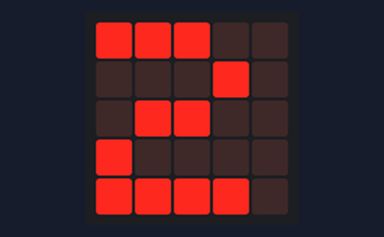
Recording of a program running on a simulated BBC micro:bit (MakeCode). Shown: the board's 5×5 LED display. Random numbers come from a fixed seed; the short countdown, score and lost-life animations are approximate; the run ends where the board's game-over animation would start. At 9.3 s the program stops and its outputs stay as they are.

Above: at 0.1 s.
At 2.0 s:
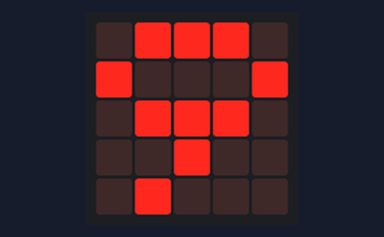
At 3.67 s:
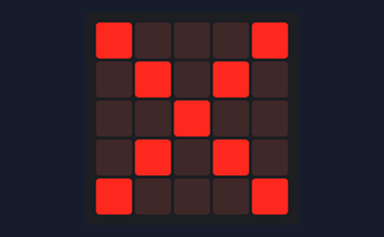
At 5.62 s:
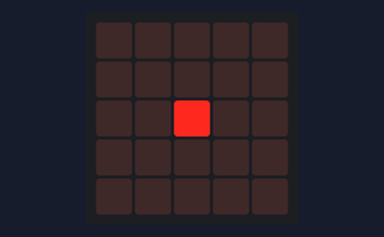
At 7.6 s:
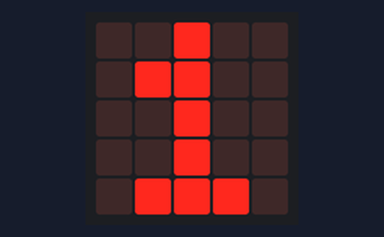

The program:

main.ts
```typescript
let zenbakia = 0
game.setScore(0)
game.setLife(3)
basic.forever(function () {
    zenbakia = randint(0, 10)
    basic.showNumber(zenbakia)
    basic.pause(1000)
    // parea bada
    // puntuak gehitu,
    // si no ez da parea
    // bizitzak kendu
    if (zenbakia % 2 == 0) {
        game.addScore(1)
    } else {
        game.removeLife(1)
    }
})
```

test.ts
```typescript
// aquí va el archivo "tests"; esto no se compilará cuando este paquete se utilice como una extensión.
```

Measured:
- what the display in image 1 shows lasts 1.8 s, from 1.9 s to 3.7 s
